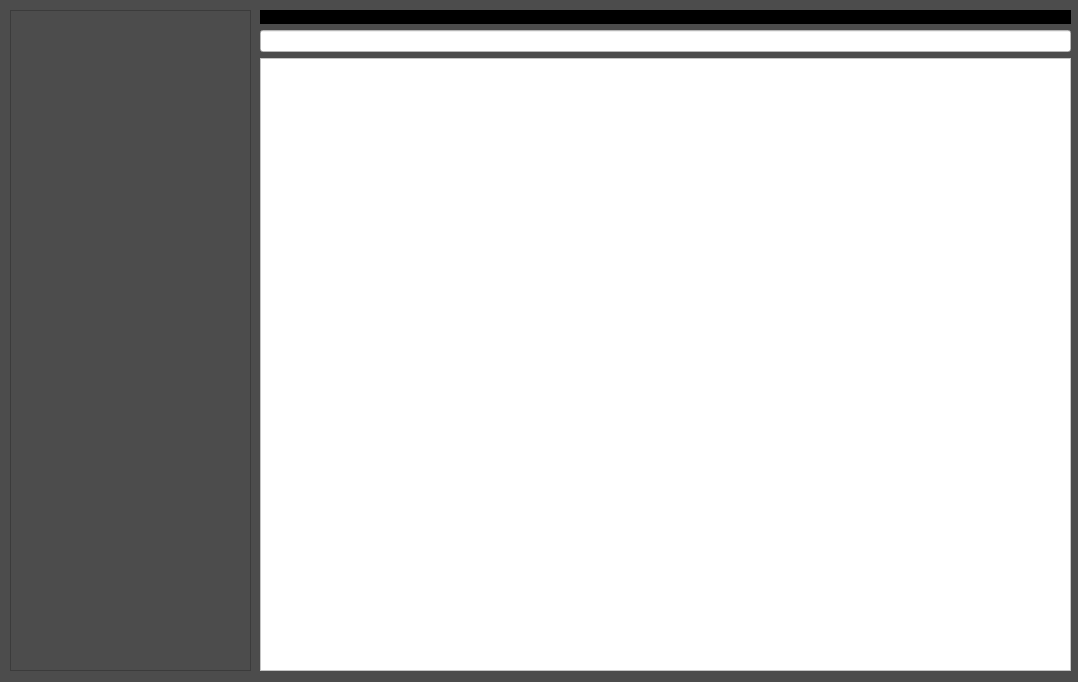
<?xml version="1.0" encoding="UTF-8"?>
<ui version="4.0">
 <class>MainWindow</class>
 <widget class="QMainWindow" name="MainWindow">
  <property name="geometry">
   <rect>
    <x>0</x>
    <y>0</y>
    <width>1078</width>
    <height>682</height>
   </rect>
  </property>
  <property name="windowTitle">
   <string>MainWindow</string>
  </property>
  <property name="styleSheet">
   <string notr="true">background-color: rgb(76, 76, 76);</string>
  </property>
  <widget class="QWidget" name="centralwidget">
   <widget class="QScrollArea" name="scrollArea">
    <property name="geometry">
     <rect>
      <x>10</x>
      <y>10</y>
      <width>241</width>
      <height>661</height>
     </rect>
    </property>
    <property name="widgetResizable">
     <bool>true</bool>
    </property>
    <widget class="QWidget" name="scrollAreaWidgetContents">
     <property name="geometry">
      <rect>
       <x>0</x>
       <y>0</y>
       <width>239</width>
       <height>659</height>
      </rect>
     </property>
     <widget class="QWidget" name="widget" native="true">
      <property name="geometry">
       <rect>
        <x>10</x>
        <y>10</y>
        <width>211</width>
        <height>641</height>
       </rect>
      </property>
      <widget class="QWidget" name="verticalLayoutWidget">
       <property name="geometry">
        <rect>
         <x>0</x>
         <y>0</y>
         <width>211</width>
         <height>641</height>
        </rect>
       </property>
       <layout class="QVBoxLayout" name="verticalLayout"/>
      </widget>
     </widget>
    </widget>
   </widget>
   <widget class="QWidget" name="verticalLayoutWidget_2">
    <property name="geometry">
     <rect>
      <x>260</x>
      <y>10</y>
      <width>811</width>
      <height>661</height>
     </rect>
    </property>
    <layout class="QVBoxLayout" name="verticalLayout_2">
     <item>
      <widget class="QLabel" name="label_imagen">
       <property name="styleSheet">
        <string notr="true">background-color: rgb(0, 0, 0);</string>
       </property>
       <property name="text">
        <string/>
       </property>
      </widget>
     </item>
     <item>
      <widget class="QLineEdit" name="lineEdit">
       <property name="styleSheet">
        <string notr="true">background-color: rgb(255, 255, 255);
color: rgb(0, 0, 0);</string>
       </property>
      </widget>
     </item>
     <item>
      <widget class="QTextEdit" name="myTextEdit">
       <property name="styleSheet">
        <string notr="true">background-color: rgb(255, 255, 255);
color: rgb(0, 0, 0);</string>
       </property>
      </widget>
     </item>
    </layout>
   </widget>
  </widget>
 </widget>
 <resources/>
 <connections/>
</ui>
